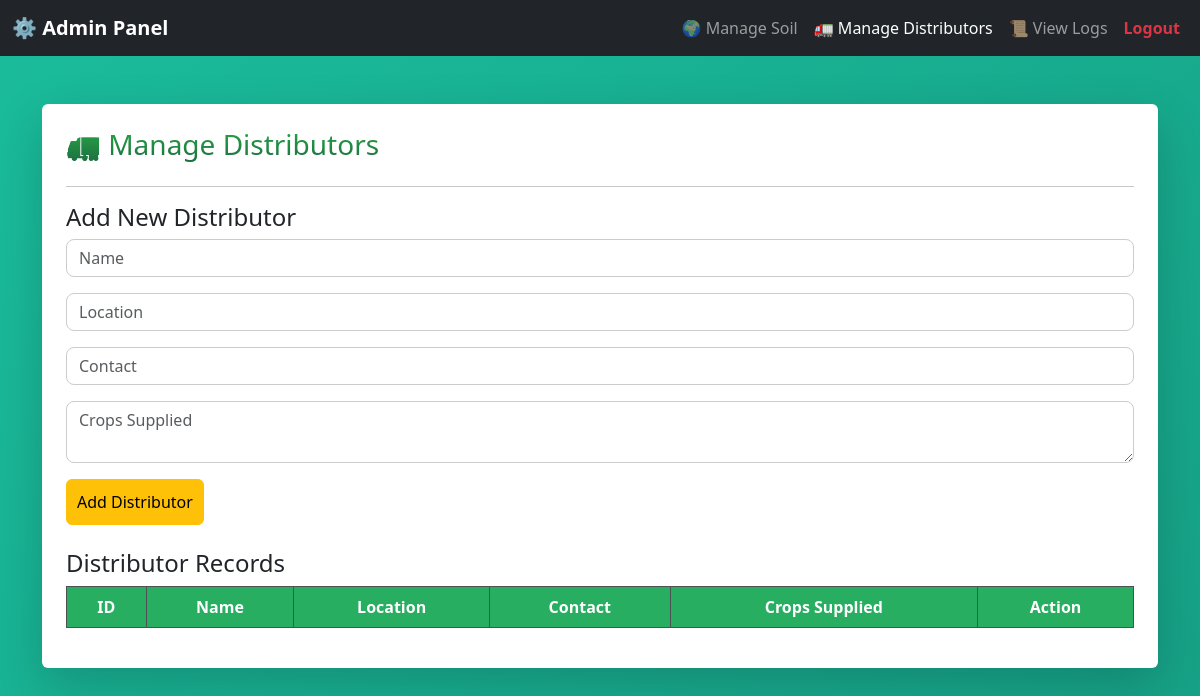
Page /distributor.php (signed in) on the earlier database version.
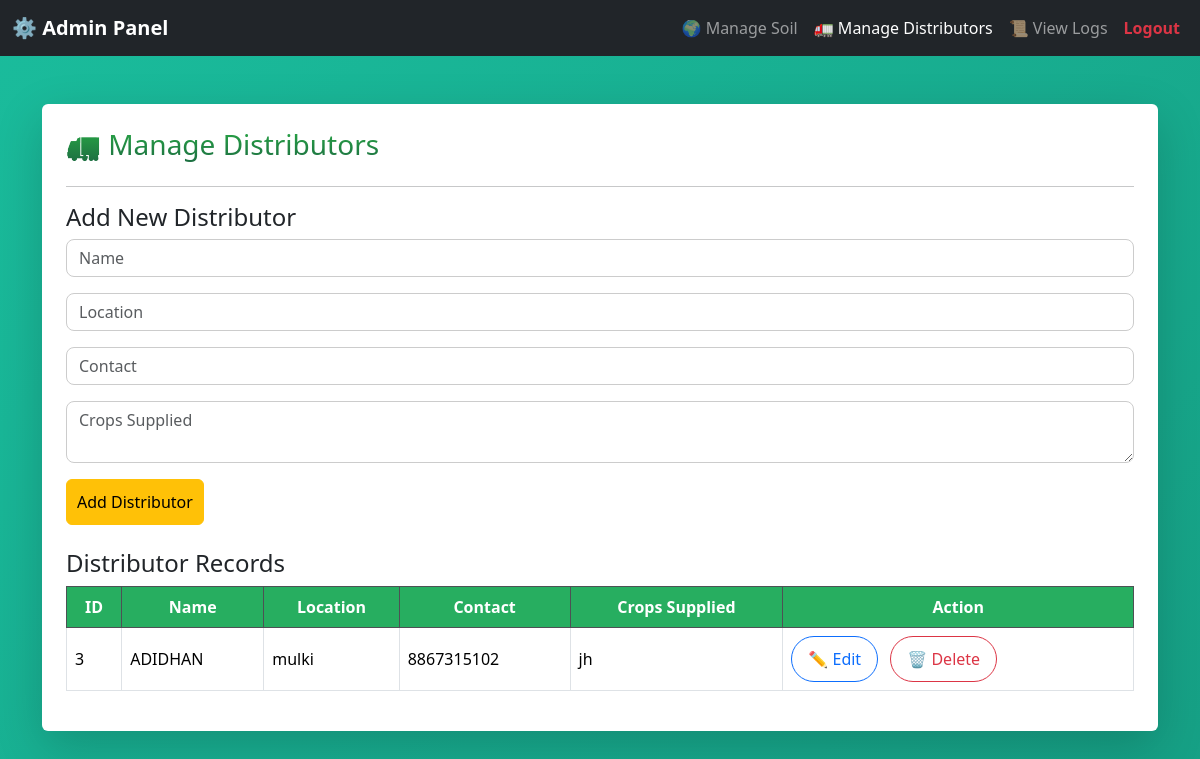
Same page on the later database version.
### tables this page shows
CREATE TABLE `distributors` (
  `id` int(11) NOT NULL,
  `name` varchar(100) NOT NULL,
  `location` varchar(100) NOT NULL,
  `contact` varchar(100) DEFAULT NULL,
  `crops_supplied` text NOT NULL,
  `created_at` timestamp NOT NULL DEFAULT current_timestamp()
);

### distributor.php (the view, shortened to what this page needs)
<?php
include("../config/logger.php");
$result = $conn->query("SELECT * FROM distributors ORDER BY id DESC");
?>
<!DOCTYPE html>
<html lang="en">
<head>
    <link href="https://cdn.jsdelivr.net/npm/bootstrap@5.3.3/dist/css/bootstrap.min.css" rel="stylesheet">
    <link rel="stylesheet" href="../ss1.css">
</head>
<body class="dashboard-body">
    <nav class="navbar navbar-expand-lg navbar-dark bg-dark">
        <div class="container-fluid">
            <a class="navbar-brand fw-bold" href="admin.php">⚙️ Admin Panel</a>
            <div class="collapse navbar-collapse">
                <ul class="navbar-nav ms-auto">
                    <li class="nav-item"><a class="nav-link" href="soil.php">🌍 Manage Soil</a></li>
                    <li class="nav-item"><a class="nav-link active" href="distributor.php">🚛 Manage Distributors</a></li>
                    <li class="nav-item"><a class="nav-link" href="logs.php">📜 View Logs</a></li>
                    <li class="nav-item"><a class="nav-link text-danger fw-bold" href="../auth/logout.php">Logout</a></li>
                </ul>
            </div>
        </div>
    </nav>
    <div class="container mt-5">
        <div class="card shadow-lg p-4">
            <h2 class="text-warning">🚛 Manage Distributors</h2>
            <hr>
            <h4>Add New Distributor</h4>
            <form method="POST" class="mb-4">
                <div class="mb-3">
                    <input type="text" name="name" class="form-control" placeholder="Name" required>
                </div>
                <div class="mb-3">
                    <input type="text" name="location" class="form-control" placeholder="Location" required>
                </div>
                <div class="mb-3">
                    <input type="text" name="contact" class="form-control" placeholder="Contact">
                </div>
                <div class="mb-3">
                    <textarea name="crops_supplied" class="form-control" placeholder="Crops Supplied" required></textarea>
                </div>
                <button type="submit" name="add_distributor" class="btn btn-warning">Add Distributor</button>
            </form>
            <h4>Distributor Records</h4>
            <table class="table table-bordered table-hover">
                <thead class="table-dark">
                    <tr>
                        <th>ID</th>
                        <th>Name</th>
                        <th>Location</th>
                        <th>Contact</th>
                        <th>Crops Supplied</th>
                        <th>Action</th>
                    </tr>
                </thead>
                <tbody>
                    <?php while ($row = $result->fetch_assoc()): ?>
                    <tr>
                        <td><?= $row['id'] ?></td>
                        <td><?= $row['name'] ?></td>
                        <td><?= $row['location'] ?></td>
                        <td><?= $row['contact'] ?></td>
                        <td><?= $row['crops_supplied'] ?></td>
                        <td>
                           <a href="edit_distributor.php?id=<?= $row['id'] ?>"class="btn btn-outline-primary btn-sm rounded-pill px-3 me-2">✏️ Edit</a>
                           <a href="distributor.php?delete=<?= $row['id'] ?>"onclick="return confirm('Delete this distributor?')"class="btn btn-outline-danger btn-sm rounded-pill px-3">🗑️ Delete</a>
                        </td>
                    </tr>
                    <?php endwhile; ?>
                </tbody>
            </table>
        </div>
    </div>
</body>
</html>

### ss1.css (style rules this page uses)
body { background: linear-gradient(135deg, #95e7e3, #f2b0c5); font-family: 'Segoe UI', Tahoma, Geneva, Verdana, sans-serif; }
.card { background: #fff; border: none; }
.btn { font-size: 1rem; padding: 10px; }
a { text-decoration: none; }
.dashboard-body { background: linear-gradient(135deg, #e3f9e5, #fdfdfd); min-height: 100vh; font-family: 'Segoe UI', Tahoma, Geneva, Verdana, sans-serif; }
h2 { font-size: 28px; background: -webkit-linear-gradient(#28a745, #1d6f42); -webkit-background-clip: text; -webkit-text-fill-color: transparent; }
.dashboard-body { background: linear-gradient(135deg, #1abc9c, #16a085); min-height: 100vh; font-family: 'Segoe UI', Tahoma, Geneva, Verdana, sans-serif; }
.table th { text-align: center; background: #27ae60; color: #fff; }
.table td { vertical-align: middle; }
form input, form textarea { border-radius: 8px !important; border: 1px solid #ccc !important; }

Differences in the rows shown:
added distributors: id "3", name "ADIDHAN", location "mulki", contact "8867315102", crops_supplied "jh"
